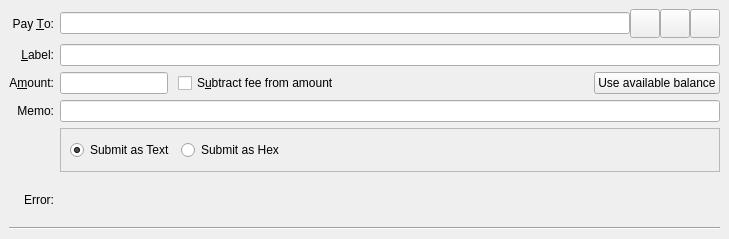
<?xml version="1.0" encoding="UTF-8"?>
<ui version="4.0">
 <class>SendCoinsEntry</class>
 <widget class="QStackedWidget" name="SendCoinsEntry">
  <property name="geometry">
   <rect>
    <x>0</x>
    <y>0</y>
    <width>729</width>
    <height>239</height>
   </rect>
  </property>
  <property name="focusPolicy">
   <enum>Qt::TabFocus</enum>
  </property>
  <property name="autoFillBackground">
   <bool>false</bool>
  </property>
  <property name="currentIndex">
   <number>0</number>
  </property>
  <widget class="QFrame" name="SendCoins">
   <property name="toolTip">
    <string>This is a normal payment.</string>
   </property>
   <property name="frameShape">
    <enum>QFrame::NoFrame</enum>
   </property>
   <layout class="QGridLayout" name="gridLayout">
    <item row="5" column="0">
     <widget class="QLabel" name="messageLabel">
      <property name="text">
       <string>Error:</string>
      </property>
      <property name="alignment">
       <set>Qt::AlignRight|Qt::AlignTrailing|Qt::AlignVCenter</set>
      </property>
     </widget>
    </item>
    <item row="0" column="1">
     <layout class="QHBoxLayout" name="payToLayout">
      <property name="spacing">
       <number>0</number>
      </property>
      <item>
       <widget class="QValidatedLineEdit" name="payTo">
        <property name="toolTip">
         <string>The Elosys address to send the payment to</string>
        </property>
       </widget>
      </item>
      <item>
       <widget class="QToolButton" name="addressBookButton">
        <property name="toolTip">
         <string>Choose previously used address</string>
        </property>
        <property name="text">
         <string/>
        </property>
        <property name="icon">
         <iconset resource="../komodo.qrc">
          <normaloff>:/icons/address-book</normaloff>:/icons/address-book</iconset>
        </property>
        <property name="iconSize">
         <size>
          <width>22</width>
          <height>22</height>
         </size>
        </property>
        <property name="shortcut">
         <string>Alt+A</string>
        </property>
       </widget>
      </item>
      <item>
       <widget class="QToolButton" name="pasteButton">
        <property name="toolTip">
         <string>Paste address from clipboard</string>
        </property>
        <property name="text">
         <string/>
        </property>
        <property name="icon">
         <iconset resource="../komodo.qrc">
          <normaloff>:/icons/editpaste</normaloff>:/icons/editpaste</iconset>
        </property>
        <property name="iconSize">
         <size>
          <width>22</width>
          <height>22</height>
         </size>
        </property>
        <property name="shortcut">
         <string>Alt+P</string>
        </property>
       </widget>
      </item>
      <item>
       <widget class="QToolButton" name="deleteButton">
        <property name="toolTip">
         <string>Remove this entry</string>
        </property>
        <property name="text">
         <string/>
        </property>
        <property name="icon">
         <iconset resource="../komodo.qrc">
          <normaloff>:/icons/remove</normaloff>:/icons/remove</iconset>
        </property>
        <property name="iconSize">
         <size>
          <width>22</width>
          <height>22</height>
         </size>
        </property>
       </widget>
      </item>
     </layout>
    </item>
    <item row="6" column="0" colspan="2">
     <widget class="Line" name="line">
      <property name="orientation">
       <enum>Qt::Horizontal</enum>
      </property>
     </widget>
    </item>
    <item row="1" column="0">
     <widget class="QLabel" name="labellLabel">
      <property name="text">
       <string>&amp;Label:</string>
      </property>
      <property name="alignment">
       <set>Qt::AlignRight|Qt::AlignTrailing|Qt::AlignVCenter</set>
      </property>
      <property name="buddy">
       <cstring>addAsLabel</cstring>
      </property>
     </widget>
    </item>
    <item row="1" column="1">
     <widget class="QLineEdit" name="addAsLabel">
      <property name="toolTip">
       <string>Enter a label for this address to add it to the list of used addresses (only for taddrs)</string>
      </property>
     </widget>
    </item>
    <item row="3" column="0">
     <widget class="QLabel" name="memoLabel_2">
      <property name="text">
       <string>Memo:</string>
      </property>
      <property name="alignment">
       <set>Qt::AlignRight|Qt::AlignTrailing|Qt::AlignVCenter</set>
      </property>
     </widget>
    </item>
    <item row="2" column="0">
     <widget class="QLabel" name="amountLabel">
      <property name="text">
       <string>A&amp;mount:</string>
      </property>
      <property name="alignment">
       <set>Qt::AlignRight|Qt::AlignTrailing|Qt::AlignVCenter</set>
      </property>
      <property name="buddy">
       <cstring>payAmount</cstring>
      </property>
     </widget>
    </item>
    <item row="3" column="1">
     <widget class="QValidatedLineEdit" name="memo">
      <property name="toolTip">
       <string>Message that will be included as part of the transaction. Max length: 512 characters. The message is encrypted along with the transaction.</string>
      </property>
      <property name="maxLength">
       <number>512</number>
      </property>
     </widget>
    </item>
    <item row="0" column="0">
     <widget class="QLabel" name="payToLabel">
      <property name="text">
       <string>Pay &amp;To:</string>
      </property>
      <property name="alignment">
       <set>Qt::AlignRight|Qt::AlignTrailing|Qt::AlignVCenter</set>
      </property>
      <property name="buddy">
       <cstring>payTo</cstring>
      </property>
     </widget>
    </item>
    <item row="5" column="1">
     <widget class="QLabel" name="messageTextLabel">
      <property name="toolTip">
       <string>A message that was attached to the elosys: URI which will be stored with the transaction for your reference. Note: This message will not be sent over the Elosys network.</string>
      </property>
      <property name="textFormat">
       <enum>Qt::PlainText</enum>
      </property>
     </widget>
    </item>
    <item row="2" column="1">
     <layout class="QHBoxLayout" name="horizontalLayoutAmount" stretch="0,1,0">
      <property name="spacing">
       <number>10</number>
      </property>
      <item>
       <widget class="KomodoAmountField" name="payAmount"/>
      </item>
      <item>
       <widget class="QCheckBox" name="checkboxSubtractFeeFromAmount">
        <property name="toolTip">
         <string>The fee will be deducted from the amount being sent. The recipient will receive less coins than you enter in the amount field. If multiple recipients are selected, the fee is split equally.</string>
        </property>
        <property name="text">
         <string>S&amp;ubtract fee from amount</string>
        </property>
       </widget>
      </item>
      <item>
       <widget class="QPushButton" name="useAvailableBalanceButton">
        <property name="text">
         <string>Use available balance</string>
        </property>
        <property name="icon">
         <iconset resource="../komodo.qrc">
          <normaloff>:/icons/all_balance</normaloff>:/icons/all_balance</iconset>
        </property>
       </widget>
      </item>
     </layout>
    </item>
    <item row="4" column="1">
     <widget class="QFrame" name="encodingFrame">
      <property name="sizePolicy">
       <sizepolicy hsizetype="Preferred" vsizetype="Minimum">
        <horstretch>0</horstretch>
        <verstretch>0</verstretch>
       </sizepolicy>
      </property>
      <property name="frameShape">
       <enum>QFrame::StyledPanel</enum>
      </property>
      <property name="frameShadow">
       <enum>QFrame::Raised</enum>
      </property>
      <layout class="QHBoxLayout" name="horizontalLayout">
       <property name="spacing">
        <number>6</number>
       </property>
       <property name="leftMargin">
        <number>9</number>
       </property>
       <property name="topMargin">
        <number>6</number>
       </property>
       <property name="rightMargin">
        <number>6</number>
       </property>
       <property name="bottomMargin">
        <number>6</number>
       </property>
       <item>
        <widget class="QRadioButton" name="radioEncodeString">
         <property name="text">
          <string>Submit as Text</string>
         </property>
         <property name="checked">
          <bool>true</bool>
         </property>
        </widget>
       </item>
       <item>
        <widget class="QRadioButton" name="radioEncodeHex">
         <property name="text">
          <string>Submit as Hex</string>
         </property>
        </widget>
       </item>
       <item>
        <spacer name="horizontalSpacer">
         <property name="orientation">
          <enum>Qt::Horizontal</enum>
         </property>
         <property name="sizeHint" stdset="0">
          <size>
           <width>40</width>
           <height>15</height>
          </size>
         </property>
        </spacer>
       </item>
      </layout>
     </widget>
    </item>
   </layout>
  </widget>
  <widget class="QFrame" name="SendCoins_UnauthenticatedPaymentRequest">
   <property name="palette">
    <palette>
     <active>
      <colorrole role="WindowText">
       <brush brushstyle="SolidPattern">
        <color alpha="255">
         <red>0</red>
         <green>0</green>
         <blue>0</blue>
        </color>
       </brush>
      </colorrole>
      <colorrole role="Button">
       <brush brushstyle="SolidPattern">
        <color alpha="255">
         <red>255</red>
         <green>255</green>
         <blue>127</blue>
        </color>
       </brush>
      </colorrole>
      <colorrole role="Light">
       <brush brushstyle="SolidPattern">
        <color alpha="255">
         <red>255</red>
         <green>255</green>
         <blue>255</blue>
        </color>
       </brush>
      </colorrole>
      <colorrole role="Midlight">
       <brush brushstyle="SolidPattern">
        <color alpha="255">
         <red>255</red>
         <green>255</green>
         <blue>191</blue>
        </color>
       </brush>
      </colorrole>
      <colorrole role="Dark">
       <brush brushstyle="SolidPattern">
        <color alpha="255">
         <red>127</red>
         <green>127</green>
         <blue>63</blue>
        </color>
       </brush>
      </colorrole>
      <colorrole role="Mid">
       <brush brushstyle="SolidPattern">
        <color alpha="255">
         <red>170</red>
         <green>170</green>
         <blue>84</blue>
        </color>
       </brush>
      </colorrole>
      <colorrole role="Text">
       <brush brushstyle="SolidPattern">
        <color alpha="255">
         <red>0</red>
         <green>0</green>
         <blue>0</blue>
        </color>
       </brush>
      </colorrole>
      <colorrole role="BrightText">
       <brush brushstyle="SolidPattern">
        <color alpha="255">
         <red>255</red>
         <green>255</green>
         <blue>255</blue>
        </color>
       </brush>
      </colorrole>
      <colorrole role="ButtonText">
       <brush brushstyle="SolidPattern">
        <color alpha="255">
         <red>0</red>
         <green>0</green>
         <blue>0</blue>
        </color>
       </brush>
      </colorrole>
      <colorrole role="Base">
       <brush brushstyle="SolidPattern">
        <color alpha="255">
         <red>255</red>
         <green>255</green>
         <blue>255</blue>
        </color>
       </brush>
      </colorrole>
      <colorrole role="Window">
       <brush brushstyle="SolidPattern">
        <color alpha="255">
         <red>255</red>
         <green>255</green>
         <blue>127</blue>
        </color>
       </brush>
      </colorrole>
      <colorrole role="Shadow">
       <brush brushstyle="SolidPattern">
        <color alpha="255">
         <red>0</red>
         <green>0</green>
         <blue>0</blue>
        </color>
       </brush>
      </colorrole>
      <colorrole role="AlternateBase">
       <brush brushstyle="SolidPattern">
        <color alpha="255">
         <red>255</red>
         <green>255</green>
         <blue>191</blue>
        </color>
       </brush>
      </colorrole>
      <colorrole role="ToolTipBase">
       <brush brushstyle="SolidPattern">
        <color alpha="255">
         <red>255</red>
         <green>255</green>
         <blue>220</blue>
        </color>
       </brush>
      </colorrole>
      <colorrole role="ToolTipText">
       <brush brushstyle="SolidPattern">
        <color alpha="255">
         <red>0</red>
         <green>0</green>
         <blue>0</blue>
        </color>
       </brush>
      </colorrole>
      <colorrole role="PlaceholderText">
       <brush brushstyle="NoBrush">
        <color alpha="128">
         <red>0</red>
         <green>0</green>
         <blue>0</blue>
        </color>
       </brush>
      </colorrole>
     </active>
     <inactive>
      <colorrole role="WindowText">
       <brush brushstyle="SolidPattern">
        <color alpha="255">
         <red>0</red>
         <green>0</green>
         <blue>0</blue>
        </color>
       </brush>
      </colorrole>
      <colorrole role="Button">
       <brush brushstyle="SolidPattern">
        <color alpha="255">
         <red>255</red>
         <green>255</green>
         <blue>127</blue>
        </color>
       </brush>
      </colorrole>
      <colorrole role="Light">
       <brush brushstyle="SolidPattern">
        <color alpha="255">
         <red>255</red>
         <green>255</green>
         <blue>255</blue>
        </color>
       </brush>
      </colorrole>
      <colorrole role="Midlight">
       <brush brushstyle="SolidPattern">
        <color alpha="255">
         <red>255</red>
         <green>255</green>
         <blue>191</blue>
        </color>
       </brush>
      </colorrole>
      <colorrole role="Dark">
       <brush brushstyle="SolidPattern">
        <color alpha="255">
         <red>127</red>
         <green>127</green>
         <blue>63</blue>
        </color>
       </brush>
      </colorrole>
      <colorrole role="Mid">
       <brush brushstyle="SolidPattern">
        <color alpha="255">
         <red>170</red>
         <green>170</green>
         <blue>84</blue>
        </color>
       </brush>
      </colorrole>
      <colorrole role="Text">
       <brush brushstyle="SolidPattern">
        <color alpha="255">
         <red>0</red>
         <green>0</green>
         <blue>0</blue>
        </color>
       </brush>
      </colorrole>
      <colorrole role="BrightText">
       <brush brushstyle="SolidPattern">
        <color alpha="255">
         <red>255</red>
         <green>255</green>
         <blue>255</blue>
        </color>
       </brush>
      </colorrole>
      <colorrole role="ButtonText">
       <brush brushstyle="SolidPattern">
        <color alpha="255">
         <red>0</red>
         <green>0</green>
         <blue>0</blue>
        </color>
       </brush>
      </colorrole>
      <colorrole role="Base">
       <brush brushstyle="SolidPattern">
        <color alpha="255">
         <red>255</red>
         <green>255</green>
         <blue>255</blue>
        </color>
       </brush>
      </colorrole>
      <colorrole role="Window">
       <brush brushstyle="SolidPattern">
        <color alpha="255">
         <red>255</red>
         <green>255</green>
         <blue>127</blue>
        </color>
       </brush>
      </colorrole>
      <colorrole role="Shadow">
       <brush brushstyle="SolidPattern">
        <color alpha="255">
         <red>0</red>
         <green>0</green>
         <blue>0</blue>
        </color>
       </brush>
      </colorrole>
      <colorrole role="AlternateBase">
       <brush brushstyle="SolidPattern">
        <color alpha="255">
         <red>255</red>
         <green>255</green>
         <blue>191</blue>
        </color>
       </brush>
      </colorrole>
      <colorrole role="ToolTipBase">
       <brush brushstyle="SolidPattern">
        <color alpha="255">
         <red>255</red>
         <green>255</green>
         <blue>220</blue>
        </color>
       </brush>
      </colorrole>
      <colorrole role="ToolTipText">
       <brush brushstyle="SolidPattern">
        <color alpha="255">
         <red>0</red>
         <green>0</green>
         <blue>0</blue>
        </color>
       </brush>
      </colorrole>
      <colorrole role="PlaceholderText">
       <brush brushstyle="NoBrush">
        <color alpha="128">
         <red>0</red>
         <green>0</green>
         <blue>0</blue>
        </color>
       </brush>
      </colorrole>
     </inactive>
     <disabled>
      <colorrole role="WindowText">
       <brush brushstyle="SolidPattern">
        <color alpha="255">
         <red>127</red>
         <green>127</green>
         <blue>63</blue>
        </color>
       </brush>
      </colorrole>
      <colorrole role="Button">
       <brush brushstyle="SolidPattern">
        <color alpha="255">
         <red>255</red>
         <green>255</green>
         <blue>127</blue>
        </color>
       </brush>
      </colorrole>
      <colorrole role="Light">
       <brush brushstyle="SolidPattern">
        <color alpha="255">
         <red>255</red>
         <green>255</green>
         <blue>255</blue>
        </color>
       </brush>
      </colorrole>
      <colorrole role="Midlight">
       <brush brushstyle="SolidPattern">
        <color alpha="255">
         <red>255</red>
         <green>255</green>
         <blue>191</blue>
        </color>
       </brush>
      </colorrole>
      <colorrole role="Dark">
       <brush brushstyle="SolidPattern">
        <color alpha="255">
         <red>127</red>
         <green>127</green>
         <blue>63</blue>
        </color>
       </brush>
      </colorrole>
      <colorrole role="Mid">
       <brush brushstyle="SolidPattern">
        <color alpha="255">
         <red>170</red>
         <green>170</green>
         <blue>84</blue>
        </color>
       </brush>
      </colorrole>
      <colorrole role="Text">
       <brush brushstyle="SolidPattern">
        <color alpha="255">
         <red>127</red>
         <green>127</green>
         <blue>63</blue>
        </color>
       </brush>
      </colorrole>
      <colorrole role="BrightText">
       <brush brushstyle="SolidPattern">
        <color alpha="255">
         <red>255</red>
         <green>255</green>
         <blue>255</blue>
        </color>
       </brush>
      </colorrole>
      <colorrole role="ButtonText">
       <brush brushstyle="SolidPattern">
        <color alpha="255">
         <red>127</red>
         <green>127</green>
         <blue>63</blue>
        </color>
       </brush>
      </colorrole>
      <colorrole role="Base">
       <brush brushstyle="SolidPattern">
        <color alpha="255">
         <red>255</red>
         <green>255</green>
         <blue>127</blue>
        </color>
       </brush>
      </colorrole>
      <colorrole role="Window">
       <brush brushstyle="SolidPattern">
        <color alpha="255">
         <red>255</red>
         <green>255</green>
         <blue>127</blue>
        </color>
       </brush>
      </colorrole>
      <colorrole role="Shadow">
       <brush brushstyle="SolidPattern">
        <color alpha="255">
         <red>0</red>
         <green>0</green>
         <blue>0</blue>
        </color>
       </brush>
      </colorrole>
      <colorrole role="AlternateBase">
       <brush brushstyle="SolidPattern">
        <color alpha="255">
         <red>255</red>
         <green>255</green>
         <blue>127</blue>
        </color>
       </brush>
      </colorrole>
      <colorrole role="ToolTipBase">
       <brush brushstyle="SolidPattern">
        <color alpha="255">
         <red>255</red>
         <green>255</green>
         <blue>220</blue>
        </color>
       </brush>
      </colorrole>
      <colorrole role="ToolTipText">
       <brush brushstyle="SolidPattern">
        <color alpha="255">
         <red>0</red>
         <green>0</green>
         <blue>0</blue>
        </color>
       </brush>
      </colorrole>
      <colorrole role="PlaceholderText">
       <brush brushstyle="NoBrush">
        <color alpha="128">
         <red>0</red>
         <green>0</green>
         <blue>0</blue>
        </color>
       </brush>
      </colorrole>
     </disabled>
    </palette>
   </property>
   <property name="toolTip">
    <string>This is an unauthenticated payment request.</string>
   </property>
   <property name="autoFillBackground">
    <bool>true</bool>
   </property>
   <property name="frameShape">
    <enum>QFrame::NoFrame</enum>
   </property>
   <layout class="QGridLayout" name="gridLayout_is">
    <property name="spacing">
     <number>12</number>
    </property>
    <item row="0" column="0">
     <widget class="QLabel" name="payToLabel_is">
      <property name="text">
       <string>Pay To:</string>
      </property>
      <property name="alignment">
       <set>Qt::AlignRight|Qt::AlignTrailing|Qt::AlignVCenter</set>
      </property>
     </widget>
    </item>
    <item row="0" column="1">
     <layout class="QHBoxLayout" name="payToLayout_is">
      <property name="spacing">
       <number>0</number>
      </property>
      <item>
       <widget class="QLabel" name="payTo_is"/>
      </item>
      <item>
       <widget class="QToolButton" name="deleteButton_is">
        <property name="toolTip">
         <string>Remove this entry</string>
        </property>
        <property name="text">
         <string/>
        </property>
        <property name="icon">
         <iconset resource="../komodo.qrc">
          <normaloff>:/icons/remove</normaloff>:/icons/remove</iconset>
        </property>
       </widget>
      </item>
     </layout>
    </item>
    <item row="1" column="0">
     <widget class="QLabel" name="memoLabel_is">
      <property name="text">
       <string>Memo:</string>
      </property>
      <property name="alignment">
       <set>Qt::AlignRight|Qt::AlignTrailing|Qt::AlignVCenter</set>
      </property>
     </widget>
    </item>
    <item row="1" column="1">
     <widget class="QLabel" name="memoTextLabel_is">
      <property name="textFormat">
       <enum>Qt::PlainText</enum>
      </property>
     </widget>
    </item>
    <item row="2" column="0">
     <widget class="QLabel" name="amountLabel_is">
      <property name="text">
       <string>A&amp;mount:</string>
      </property>
      <property name="alignment">
       <set>Qt::AlignRight|Qt::AlignTrailing|Qt::AlignVCenter</set>
      </property>
      <property name="buddy">
       <cstring>payAmount_is</cstring>
      </property>
     </widget>
    </item>
    <item row="2" column="1">
     <widget class="KomodoAmountField" name="payAmount_is">
      <property name="acceptDrops">
       <bool>false</bool>
      </property>
     </widget>
    </item>
   </layout>
  </widget>
  <widget class="QFrame" name="SendCoins_AuthenticatedPaymentRequest">
   <property name="palette">
    <palette>
     <active>
      <colorrole role="WindowText">
       <brush brushstyle="SolidPattern">
        <color alpha="255">
         <red>0</red>
         <green>0</green>
         <blue>0</blue>
        </color>
       </brush>
      </colorrole>
      <colorrole role="Button">
       <brush brushstyle="SolidPattern">
        <color alpha="255">
         <red>140</red>
         <green>232</green>
         <blue>119</blue>
        </color>
       </brush>
      </colorrole>
      <colorrole role="Light">
       <brush brushstyle="SolidPattern">
        <color alpha="255">
         <red>230</red>
         <green>255</green>
         <blue>224</blue>
        </color>
       </brush>
      </colorrole>
      <colorrole role="Midlight">
       <brush brushstyle="SolidPattern">
        <color alpha="255">
         <red>185</red>
         <green>243</green>
         <blue>171</blue>
        </color>
       </brush>
      </colorrole>
      <colorrole role="Dark">
       <brush brushstyle="SolidPattern">
        <color alpha="255">
         <red>70</red>
         <green>116</green>
         <blue>59</blue>
        </color>
       </brush>
      </colorrole>
      <colorrole role="Mid">
       <brush brushstyle="SolidPattern">
        <color alpha="255">
         <red>93</red>
         <green>155</green>
         <blue>79</blue>
        </color>
       </brush>
      </colorrole>
      <colorrole role="Text">
       <brush brushstyle="SolidPattern">
        <color alpha="255">
         <red>0</red>
         <green>0</green>
         <blue>0</blue>
        </color>
       </brush>
      </colorrole>
      <colorrole role="BrightText">
       <brush brushstyle="SolidPattern">
        <color alpha="255">
         <red>155</red>
         <green>255</green>
         <blue>147</blue>
        </color>
       </brush>
      </colorrole>
      <colorrole role="ButtonText">
       <brush brushstyle="SolidPattern">
        <color alpha="255">
         <red>0</red>
         <green>0</green>
         <blue>0</blue>
        </color>
       </brush>
      </colorrole>
      <colorrole role="Base">
       <brush brushstyle="SolidPattern">
        <color alpha="255">
         <red>119</red>
         <green>255</green>
         <blue>233</blue>
        </color>
       </brush>
      </colorrole>
      <colorrole role="Window">
       <brush brushstyle="SolidPattern">
        <color alpha="255">
         <red>140</red>
         <green>232</green>
         <blue>119</blue>
        </color>
       </brush>
      </colorrole>
      <colorrole role="Shadow">
       <brush brushstyle="SolidPattern">
        <color alpha="255">
         <red>0</red>
         <green>0</green>
         <blue>0</blue>
        </color>
       </brush>
      </colorrole>
      <colorrole role="AlternateBase">
       <brush brushstyle="SolidPattern">
        <color alpha="255">
         <red>197</red>
         <green>243</green>
         <blue>187</blue>
        </color>
       </brush>
      </colorrole>
      <colorrole role="NoRole">
       <brush brushstyle="SolidPattern">
        <color alpha="255">
         <red>125</red>
         <green>194</green>
         <blue>122</blue>
        </color>
       </brush>
      </colorrole>
      <colorrole role="ToolTipBase">
       <brush brushstyle="SolidPattern">
        <color alpha="255">
         <red>255</red>
         <green>255</green>
         <blue>220</blue>
        </color>
       </brush>
      </colorrole>
      <colorrole role="ToolTipText">
       <brush brushstyle="SolidPattern">
        <color alpha="255">
         <red>0</red>
         <green>0</green>
         <blue>0</blue>
        </color>
       </brush>
      </colorrole>
      <colorrole role="PlaceholderText">
       <brush brushstyle="NoBrush">
        <color alpha="128">
         <red>0</red>
         <green>0</green>
         <blue>0</blue>
        </color>
       </brush>
      </colorrole>
     </active>
     <inactive>
      <colorrole role="WindowText">
       <brush brushstyle="SolidPattern">
        <color alpha="255">
         <red>0</red>
         <green>0</green>
         <blue>0</blue>
        </color>
       </brush>
      </colorrole>
      <colorrole role="Button">
       <brush brushstyle="SolidPattern">
        <color alpha="255">
         <red>140</red>
         <green>232</green>
         <blue>119</blue>
        </color>
       </brush>
      </colorrole>
      <colorrole role="Light">
       <brush brushstyle="SolidPattern">
        <color alpha="255">
         <red>230</red>
         <green>255</green>
         <blue>224</blue>
        </color>
       </brush>
      </colorrole>
      <colorrole role="Midlight">
       <brush brushstyle="SolidPattern">
        <color alpha="255">
         <red>185</red>
         <green>243</green>
         <blue>171</blue>
        </color>
       </brush>
      </colorrole>
      <colorrole role="Dark">
       <brush brushstyle="SolidPattern">
        <color alpha="255">
         <red>70</red>
         <green>116</green>
         <blue>59</blue>
        </color>
       </brush>
      </colorrole>
      <colorrole role="Mid">
       <brush brushstyle="SolidPattern">
        <color alpha="255">
         <red>93</red>
         <green>155</green>
         <blue>79</blue>
        </color>
       </brush>
      </colorrole>
      <colorrole role="Text">
       <brush brushstyle="SolidPattern">
        <color alpha="255">
         <red>0</red>
         <green>0</green>
         <blue>0</blue>
        </color>
       </brush>
      </colorrole>
      <colorrole role="BrightText">
       <brush brushstyle="SolidPattern">
        <color alpha="255">
         <red>155</red>
         <green>255</green>
         <blue>147</blue>
        </color>
       </brush>
      </colorrole>
      <colorrole role="ButtonText">
       <brush brushstyle="SolidPattern">
        <color alpha="255">
         <red>0</red>
         <green>0</green>
         <blue>0</blue>
        </color>
       </brush>
      </colorrole>
      <colorrole role="Base">
       <brush brushstyle="SolidPattern">
        <color alpha="255">
         <red>119</red>
         <green>255</green>
         <blue>233</blue>
        </color>
       </brush>
      </colorrole>
      <colorrole role="Window">
       <brush brushstyle="SolidPattern">
        <color alpha="255">
         <red>140</red>
         <green>232</green>
         <blue>119</blue>
        </color>
       </brush>
      </colorrole>
      <colorrole role="Shadow">
       <brush brushstyle="SolidPattern">
        <color alpha="255">
         <red>0</red>
         <green>0</green>
         <blue>0</blue>
        </color>
       </brush>
      </colorrole>
      <colorrole role="AlternateBase">
       <brush brushstyle="SolidPattern">
        <color alpha="255">
         <red>197</red>
         <green>243</green>
         <blue>187</blue>
        </color>
       </brush>
      </colorrole>
      <colorrole role="NoRole">
       <brush brushstyle="SolidPattern">
        <color alpha="255">
         <red>125</red>
         <green>194</green>
         <blue>122</blue>
        </color>
       </brush>
      </colorrole>
      <colorrole role="ToolTipBase">
       <brush brushstyle="SolidPattern">
        <color alpha="255">
         <red>255</red>
         <green>255</green>
         <blue>220</blue>
        </color>
       </brush>
      </colorrole>
      <colorrole role="ToolTipText">
       <brush brushstyle="SolidPattern">
        <color alpha="255">
         <red>0</red>
         <green>0</green>
         <blue>0</blue>
        </color>
       </brush>
      </colorrole>
      <colorrole role="PlaceholderText">
       <brush brushstyle="NoBrush">
        <color alpha="128">
         <red>0</red>
         <green>0</green>
         <blue>0</blue>
        </color>
       </brush>
      </colorrole>
     </inactive>
     <disabled>
      <colorrole role="WindowText">
       <brush brushstyle="SolidPattern">
        <color alpha="255">
         <red>70</red>
         <green>116</green>
         <blue>59</blue>
        </color>
       </brush>
      </colorrole>
      <colorrole role="Button">
       <brush brushstyle="SolidPattern">
        <color alpha="255">
         <red>140</red>
         <green>232</green>
         <blue>119</blue>
        </color>
       </brush>
      </colorrole>
      <colorrole role="Light">
       <brush brushstyle="SolidPattern">
        <color alpha="255">
         <red>230</red>
         <green>255</green>
         <blue>224</blue>
        </color>
       </brush>
      </colorrole>
      <colorrole role="Midlight">
       <brush brushstyle="SolidPattern">
        <color alpha="255">
         <red>185</red>
         <green>243</green>
         <blue>171</blue>
        </color>
       </brush>
      </colorrole>
      <colorrole role="Dark">
       <brush brushstyle="SolidPattern">
        <color alpha="255">
         <red>70</red>
         <green>116</green>
         <blue>59</blue>
        </color>
       </brush>
      </colorrole>
      <colorrole role="Mid">
       <brush brushstyle="SolidPattern">
        <color alpha="255">
         <red>93</red>
         <green>155</green>
         <blue>79</blue>
        </color>
       </brush>
      </colorrole>
      <colorrole role="Text">
       <brush brushstyle="SolidPattern">
        <color alpha="255">
         <red>70</red>
         <green>116</green>
         <blue>59</blue>
        </color>
       </brush>
      </colorrole>
      <colorrole role="BrightText">
       <brush brushstyle="SolidPattern">
        <color alpha="255">
         <red>155</red>
         <green>255</green>
         <blue>147</blue>
        </color>
       </brush>
      </colorrole>
      <colorrole role="ButtonText">
       <brush brushstyle="SolidPattern">
        <color alpha="255">
         <red>70</red>
         <green>116</green>
         <blue>59</blue>
        </color>
       </brush>
      </colorrole>
      <colorrole role="Base">
       <brush brushstyle="SolidPattern">
        <color alpha="255">
         <red>140</red>
         <green>232</green>
         <blue>119</blue>
        </color>
       </brush>
      </colorrole>
      <colorrole role="Window">
       <brush brushstyle="SolidPattern">
        <color alpha="255">
         <red>140</red>
         <green>232</green>
         <blue>119</blue>
        </color>
       </brush>
      </colorrole>
      <colorrole role="Shadow">
       <brush brushstyle="SolidPattern">
        <color alpha="255">
         <red>0</red>
         <green>0</green>
         <blue>0</blue>
        </color>
       </brush>
      </colorrole>
      <colorrole role="AlternateBase">
       <brush brushstyle="SolidPattern">
        <color alpha="255">
         <red>140</red>
         <green>232</green>
         <blue>119</blue>
        </color>
       </brush>
      </colorrole>
      <colorrole role="NoRole">
       <brush brushstyle="SolidPattern">
        <color alpha="255">
         <red>125</red>
         <green>194</green>
         <blue>122</blue>
        </color>
       </brush>
      </colorrole>
      <colorrole role="ToolTipBase">
       <brush brushstyle="SolidPattern">
        <color alpha="255">
         <red>255</red>
         <green>255</green>
         <blue>220</blue>
        </color>
       </brush>
      </colorrole>
      <colorrole role="ToolTipText">
       <brush brushstyle="SolidPattern">
        <color alpha="255">
         <red>0</red>
         <green>0</green>
         <blue>0</blue>
        </color>
       </brush>
      </colorrole>
      <colorrole role="PlaceholderText">
       <brush brushstyle="NoBrush">
        <color alpha="128">
         <red>0</red>
         <green>0</green>
         <blue>0</blue>
        </color>
       </brush>
      </colorrole>
     </disabled>
    </palette>
   </property>
   <property name="toolTip">
    <string>This is an authenticated payment request.</string>
   </property>
   <property name="autoFillBackground">
    <bool>true</bool>
   </property>
   <property name="frameShape">
    <enum>QFrame::NoFrame</enum>
   </property>
   <layout class="QGridLayout" name="gridLayout_s">
    <property name="spacing">
     <number>12</number>
    </property>
    <item row="0" column="0">
     <widget class="QLabel" name="payToLabel_s">
      <property name="text">
       <string>Pay To:</string>
      </property>
      <property name="alignment">
       <set>Qt::AlignRight|Qt::AlignTrailing|Qt::AlignVCenter</set>
      </property>
     </widget>
    </item>
    <item row="0" column="1">
     <layout class="QHBoxLayout" name="payToLayout_s">
      <property name="spacing">
       <number>0</number>
      </property>
      <item>
       <widget class="QLabel" name="payTo_s">
        <property name="textFormat">
         <enum>Qt::PlainText</enum>
        </property>
       </widget>
      </item>
      <item>
       <widget class="QToolButton" name="deleteButton_s">
        <property name="toolTip">
         <string>Remove this entry</string>
        </property>
        <property name="text">
         <string/>
        </property>
        <property name="icon">
         <iconset resource="../komodo.qrc">
          <normaloff>:/icons/remove</normaloff>:/icons/remove</iconset>
        </property>
       </widget>
      </item>
     </layout>
    </item>
    <item row="1" column="0">
     <widget class="QLabel" name="memoLabel_s">
      <property name="text">
       <string>Memo:</string>
      </property>
      <property name="alignment">
       <set>Qt::AlignRight|Qt::AlignTrailing|Qt::AlignVCenter</set>
      </property>
     </widget>
    </item>
    <item row="1" column="1">
     <widget class="QLabel" name="memoTextLabel_s">
      <property name="textFormat">
       <enum>Qt::PlainText</enum>
      </property>
     </widget>
    </item>
    <item row="2" column="0">
     <widget class="QLabel" name="amountLabel_s">
      <property name="text">
       <string>A&amp;mount:</string>
      </property>
      <property name="alignment">
       <set>Qt::AlignRight|Qt::AlignTrailing|Qt::AlignVCenter</set>
      </property>
      <property name="buddy">
       <cstring>payAmount_s</cstring>
      </property>
     </widget>
    </item>
    <item row="2" column="1">
     <widget class="KomodoAmountField" name="payAmount_s">
      <property name="acceptDrops">
       <bool>false</bool>
      </property>
     </widget>
    </item>
   </layout>
  </widget>
 </widget>
 <customwidgets>
  <customwidget>
   <class>QValidatedLineEdit</class>
   <extends>QLineEdit</extends>
   <header>qvalidatedlineedit.h</header>
  </customwidget>
  <customwidget>
   <class>KomodoAmountField</class>
   <extends>QLineEdit</extends>
   <header>komodoamountfield.h</header>
   <container>1</container>
  </customwidget>
 </customwidgets>
 <tabstops>
  <tabstop>payTo</tabstop>
  <tabstop>addressBookButton</tabstop>
  <tabstop>pasteButton</tabstop>
  <tabstop>deleteButton</tabstop>
  <tabstop>addAsLabel</tabstop>
  <tabstop>payAmount</tabstop>
  <tabstop>payAmount_is</tabstop>
  <tabstop>deleteButton_is</tabstop>
  <tabstop>payAmount_s</tabstop>
  <tabstop>deleteButton_s</tabstop>
 </tabstops>
 <resources>
  <include location="../komodo.qrc"/>
 </resources>
 <connections/>
</ui>
